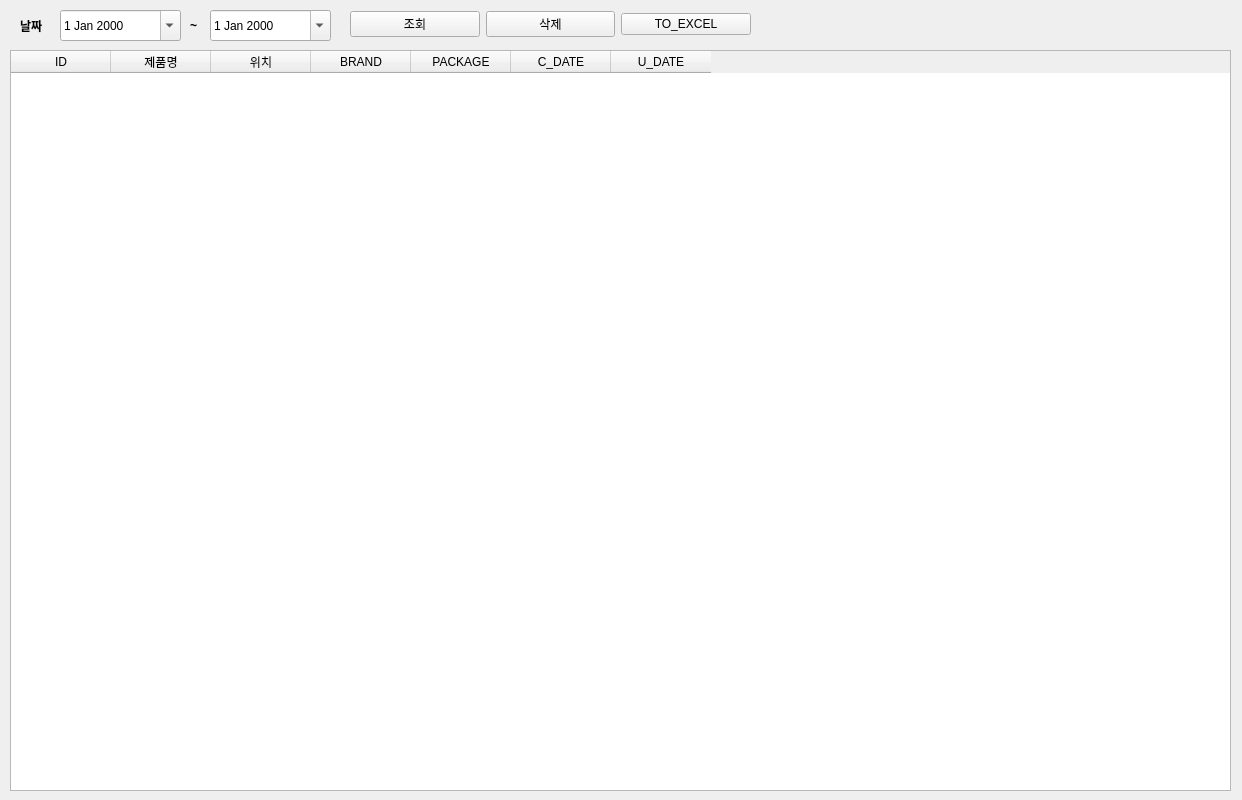
<?xml version="1.0" encoding="UTF-8"?>
<ui version="4.0">
 <class>Form</class>
 <widget class="QWidget" name="Form">
  <property name="geometry">
   <rect>
    <x>0</x>
    <y>0</y>
    <width>1242</width>
    <height>800</height>
   </rect>
  </property>
  <property name="windowTitle">
   <string>Form</string>
  </property>
  <widget class="QTableWidget" name="tbl_list">
   <property name="geometry">
    <rect>
     <x>10</x>
     <y>50</y>
     <width>1221</width>
     <height>741</height>
    </rect>
   </property>
   <column>
    <property name="text">
     <string>ID</string>
    </property>
   </column>
   <column>
    <property name="text">
     <string>제품명</string>
    </property>
   </column>
   <column>
    <property name="text">
     <string>위치</string>
    </property>
   </column>
   <column>
    <property name="text">
     <string>BRAND</string>
    </property>
   </column>
   <column>
    <property name="text">
     <string>PACKAGE</string>
    </property>
   </column>
   <column>
    <property name="text">
     <string>C_DATE</string>
    </property>
   </column>
   <column>
    <property name="text">
     <string>U_DATE</string>
    </property>
   </column>
  </widget>
  <widget class="QWidget" name="horizontalLayoutWidget">
   <property name="geometry">
    <rect>
     <x>350</x>
     <y>4</y>
     <width>401</width>
     <height>41</height>
    </rect>
   </property>
   <layout class="QHBoxLayout" name="horizontalLayout">
    <item>
     <widget class="QPushButton" name="btn_select">
      <property name="text">
       <string>조회</string>
      </property>
     </widget>
    </item>
    <item>
     <widget class="QPushButton" name="btn_delete">
      <property name="text">
       <string>삭제</string>
      </property>
     </widget>
    </item>
    <item>
     <widget class="QPushButton" name="btn_excel">
      <property name="text">
       <string>TO_EXCEL</string>
      </property>
     </widget>
    </item>
   </layout>
  </widget>
  <widget class="QLabel" name="lbl_cal">
   <property name="geometry">
    <rect>
     <x>20</x>
     <y>10</y>
     <width>32</width>
     <height>31</height>
    </rect>
   </property>
   <property name="font">
    <font>
     <family>Arial</family>
     <pointsize>9</pointsize>
     <weight>75</weight>
     <bold>true</bold>
    </font>
   </property>
   <property name="text">
    <string>날짜</string>
   </property>
  </widget>
  <widget class="QDateEdit" name="date_edit_from">
   <property name="geometry">
    <rect>
     <x>60</x>
     <y>10</y>
     <width>121</width>
     <height>31</height>
    </rect>
   </property>
   <property name="calendarPopup">
    <bool>true</bool>
   </property>
  </widget>
  <widget class="QLabel" name="lbl_date">
   <property name="geometry">
    <rect>
     <x>190</x>
     <y>10</y>
     <width>16</width>
     <height>31</height>
    </rect>
   </property>
   <property name="font">
    <font>
     <family>Arial</family>
     <pointsize>9</pointsize>
     <weight>75</weight>
     <bold>true</bold>
    </font>
   </property>
   <property name="text">
    <string>~</string>
   </property>
  </widget>
  <widget class="QDateEdit" name="date_edit_to">
   <property name="geometry">
    <rect>
     <x>210</x>
     <y>10</y>
     <width>121</width>
     <height>31</height>
    </rect>
   </property>
   <property name="calendarPopup">
    <bool>true</bool>
   </property>
  </widget>
 </widget>
 <resources/>
 <connections/>
</ui>
